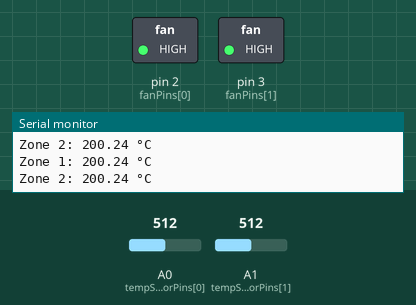
The sketch below on a simulated Arduino Uno, built with avr-gcc and run on an emulated ATmega328P. Shown: switched loads named in the sketch (green lamp = pin HIGH), the last lines printed to the serial monitor. Inputs (shaded band) come from the test bench; at power-on: A0 (tempSensorPins[0]) = 512, A1 (tempSensorPins[1]) = 512.

Above: at 1.8 s.
1.9 s: A0 (tempSensorPins[0]) set to 174
3.4 s: A0 (tempSensorPins[0]) set to 154
At 4.3 s:
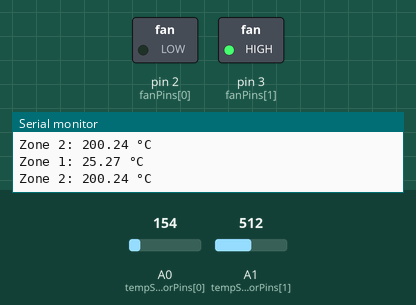
5.5 s: A1 (tempSensorPins[1]) set to 179
7.2 s: A1 (tempSensorPins[1]) set to 149
At 8.7 s:
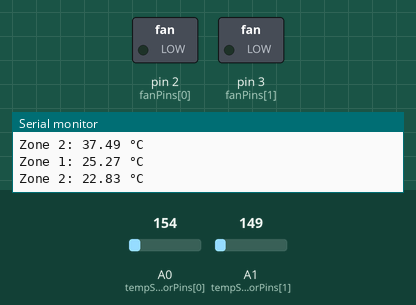
9.5 s: A0 (tempSensorPins[0]) set to 306
At 10.4 s:
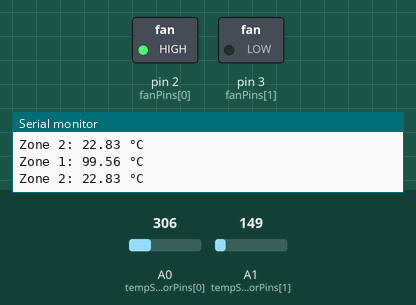
11.5 s: A0 (tempSensorPins[0]) set to 122
At 13.2 s:
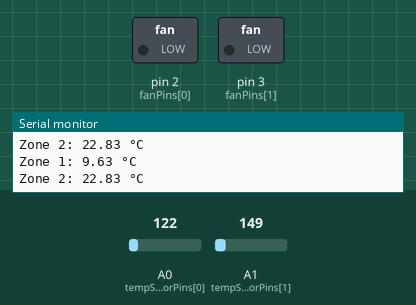
Timing chart, 0 to 14.5 s (numbered marks = the images above; inputs shaded):
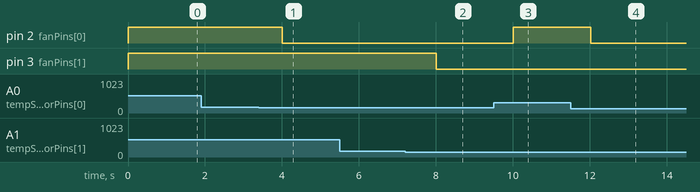

Measured:
- the behaviour switches between 164 and 163 on A0 (tempSensorPins[0]) (found by bisection; images 0 and 1)
- the behaviour switches between 164 and 163 on A1 (tempSensorPins[1]) (found by bisection; images 1 and 2)
- after the input at 3.4 s, pin 2 (fanPins[0]): HIGH → LOW after 0.61 s
- after the input at 7.2 s, pin 3 (fanPins[1]): HIGH → LOW after 0.81 s
- after the input at 9.5 s, pin 2 (fanPins[0]): LOW → HIGH after 0.52 s
- after the input at 11.5 s, pin 2 (fanPins[0]): HIGH → LOW after 0.52 s

The sketch:

dual_zone_temp1.ino
```cpp
const int tempSensorPins[2] = {A0, A1};
const int fanPins[2] = {2, 3};
const float thresholdTemp = 30.0;

void setup() {
  for (int i = 0; i < 2; i++) {
    pinMode(fanPins[i], OUTPUT);
  }
  Serial.begin(9600);
}

void loop() {
  for (int i = 0; i < 2; i++) {
    int sensorValue = analogRead(tempSensorPins[i]);
    float voltage = sensorValue * (5.0 / 1023.0);
    float temperatureC = (voltage - 0.5) * 100;

    Serial.print("Zone ");
    Serial.print(i + 1);
    Serial.print(": ");
    Serial.print(temperatureC);
    Serial.println(" °C");

    if (temperatureC > thresholdTemp) {
      digitalWrite(fanPins[i], HIGH);
    } else {
      digitalWrite(fanPins[i], LOW);
    }
  }
  delay(1000);
}
```
